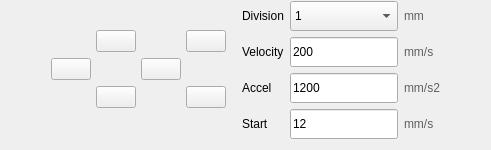
                   <widget class="QWidget" name="wgControlButton" native="true">
                    <property name="maximumSize">
                     <size>
                      <width>16777215</width>
                      <height>16777215</height>
                     </size>
                    </property>
                    <layout class="QHBoxLayout" name="horizontalLayout_6">
                     <property name="topMargin">
                      <number>1</number>
                     </property>
                     <item>
                      <spacer name="horizontalSpacer_46">
                       <property name="orientation">
                        <enum>Qt::Horizontal</enum>
                       </property>
                       <property name="sizeHint" stdset="0">
                        <size>
                         <width>40</width>
                         <height>20</height>
                        </size>
                       </property>
                      </spacer>
                     </item>
                     <item>
                      <layout class="QGridLayout" name="gridLayout_2">
                       <property name="spacing">
                        <number>5</number>
                       </property>
                       <item row="1" column="3">
                        <widget class="QPushButton" name="pbBackward">
                         <property name="toolTip">
                          <string>Backward (shift + s)</string>
                         </property>
                         <property name="statusTip">
                          <string/>
                         </property>
                         <property name="text">
                          <string/>
                         </property>
                         <property name="icon">
                          <iconset>
                           <normaloff>:/icon/icons8-expand-arrow-48.png</normaloff>:/icon/icons8-expand-arrow-48.png</iconset>
                         </property>
                         <property name="iconSize">
                          <size>
                           <width>40</width>
                           <height>40</height>
                          </size>
                         </property>
                         <property name="shortcut">
                          <string>Shift+S</string>
                         </property>
                        </widget>
                       </item>
                       <item row="0" column="3">
                        <widget class="QPushButton" name="pbForward">
                         <property name="toolTip">
                          <string>Forward (Shift + w)</string>
                         </property>
                         <property name="statusTip">
                          <string/>
                         </property>
                         <property name="styleSheet">
                          <string notr="true"/>
                         </property>
                         <property name="text">
                          <string/>
                         </property>
                         <property name="icon">
                          <iconset>
                           <normaloff>:/icon/icons8-collapse-arrow-48.png</normaloff>:/icon/icons8-collapse-arrow-48.png</iconset>
                         </property>
                         <property name="iconSize">
                          <size>
                           <width>40</width>
                           <height>40</height>
                          </size>
                         </property>
                         <property name="shortcut">
                          <string>Shift+W</string>
                         </property>
                        </widget>
                       </item>
                       <item row="0" column="2" rowspan="2">
                        <widget class="QPushButton" name="pbLeft">
                         <property name="toolTip">
                          <string>Left (shift + w)</string>
                         </property>
                         <property name="statusTip">
                          <string/>
                         </property>
                         <property name="text">
                          <string/>
                         </property>
                         <property name="icon">
                          <iconset>
                           <normaloff>:/icon/icons8-back-48.png</normaloff>:/icon/icons8-back-48.png</iconset>
                         </property>
                         <property name="iconSize">
                          <size>
                           <width>40</width>
                           <height>40</height>
                          </size>
                         </property>
                         <property name="shortcut">
                          <string>Shift+A</string>
                         </property>
                        </widget>
                       </item>
                       <item row="0" column="5">
                        <widget class="QPushButton" name="pbUp">
                         <property name="toolTip">
                          <string>Up (shift + r)</string>
                         </property>
                         <property name="statusTip">
                          <string/>
                         </property>
                         <property name="text">
                          <string/>
                         </property>
                         <property name="icon">
                          <iconset>
                           <normaloff>:/icon/icons8-collapse-arrow-48.png</normaloff>:/icon/icons8-collapse-arrow-48.png</iconset>
                         </property>
                         <property name="iconSize">
                          <size>
                           <width>40</width>
                           <height>40</height>
                          </size>
                         </property>
                         <property name="shortcut">
                          <string>Shift+R</string>
                         </property>
                        </widget>
                       </item>
                       <item row="0" column="4" rowspan="2">
                        <widget class="QPushButton" name="pbRight">
                         <property name="toolTip">
                          <string>Right (Shift +d)</string>
                         </property>
                         <property name="statusTip">
                          <string/>
                         </property>
                         <property name="text">
                          <string/>
                         </property>
                         <property name="icon">
                          <iconset>
                           <normaloff>:/icon/icons8-forward-48.png</normaloff>:/icon/icons8-forward-48.png</iconset>
                         </property>
                         <property name="iconSize">
                          <size>
                           <width>40</width>
                           <height>40</height>
                          </size>
                         </property>
                         <property name="shortcut">
                          <string>Shift+D</string>
                         </property>
                        </widget>
                       </item>
                       <item row="1" column="5">
                        <widget class="QPushButton" name="pbDown">
                         <property name="toolTip">
                          <string>Down (shift + f)</string>
                         </property>
                         <property name="statusTip">
                          <string/>
                         </property>
                         <property name="text">
                          <string/>
                         </property>
                         <property name="icon">
                          <iconset>
                           <normaloff>:/icon/icons8-expand-arrow-48.png</normaloff>:/icon/icons8-expand-arrow-48.png</iconset>
                         </property>
                         <property name="iconSize">
                          <size>
                           <width>40</width>
                           <height>40</height>
                          </size>
                         </property>
                         <property name="shortcut">
                          <string>Shift+F</string>
                         </property>
                        </widget>
                       </item>
                      </layout>
                     </item>
                     <item>
                      <layout class="QGridLayout" name="gridLayout" rowstretch="0,0,0,0">
                       <property name="leftMargin">
                        <number>10</number>
                       </property>
                       <property name="rightMargin">
                        <number>0</number>
                       </property>
                       <item row="0" column="0">
                        <widget class="QLabel" name="label_33">
                         <property name="text">
                          <string>Division</string>
                         </property>
                        </widget>
                       </item>
                       <item row="3" column="1">
                        <widget class="QLineEdit" name="leAccel_2">
                         <property name="minimumSize">
                          <size>
                           <width>0</width>
                           <height>30</height>
                          </size>
                         </property>
                         <property name="text">
                          <string>12</string>
                         </property>
                        </widget>
                       </item>
                       <item row="0" column="2">
                        <widget class="QLabel" name="label_28">
                         <property name="styleSheet">
                          <string notr="true">color: rgb(95, 95, 95);</string>
                         </property>
                         <property name="text">
                          <string>mm</string>
                         </property>
                        </widget>
                       </item>
                       <item row="1" column="1">
                        <widget class="QLineEdit" name="leVelocity">
                         <property name="minimumSize">
                          <size>
                           <width>0</width>
                           <height>30</height>
                          </size>
                         </property>
                         <property name="text">
                          <string>200</string>
                         </property>
                        </widget>
                       </item>
                       <item row="0" column="1">
                        <widget class="QComboBox" name="cbDivision">
                         <property name="minimumSize">
                          <size>
                           <width>0</width>
                           <height>30</height>
                          </size>
                         </property>
                         <property name="currentText">
                          <string>1</string>
                         </property>
                         <property name="currentIndex">
                          <number>1</number>
                         </property>
                         <item>
                          <property name="text">
                           <string>0.5</string>
                          </property>
                         </item>
                         <item>
                          <property name="text">
                           <string>1</string>
                          </property>
                         </item>
                         <item>
                          <property name="text">
                           <string>5</string>
                          </property>
                         </item>
                         <item>
                          <property name="text">
                           <string>10</string>
                          </property>
                         </item>
                         <item>
                          <property name="text">
                           <string>50</string>
                          </property>
                         </item>
                         <item>
                          <property name="text">
                           <string>100</string>
                          </property>
                         </item>
                        </widget>
                       </item>
                       <item row="3" column="2">
                        <widget class="QLabel" name="label_63">
                         <property name="styleSheet">
                          <string notr="true">color: rgb(95, 95, 95);</string>
                         </property>
                         <property name="text">
                          <string>mm/s</string>
                         </property>
                        </widget>
                       </item>
                       <item row="1" column="0">
                        <widget class="QLabel" name="label_29">
                         <property name="text">
                          <string>Velocity</string>
                         </property>
                        </widget>
                       </item>
                       <item row="2" column="2">
                        <widget class="QLabel" name="label_32">
                         <property name="styleSheet">
                          <string notr="true">color: rgb(95, 95, 95);</string>
                         </property>
                         <property name="text">
                          <string>mm/s2</string>
                         </property>
                        </widget>
                       </item>
                       <item row="2" column="1">
                        <widget class="QLineEdit" name="leAccel">
                         <property name="minimumSize">
                          <size>
                           <width>0</width>
                           <height>30</height>
                          </size>
                         </property>
                         <property name="text">
                          <string>1200</string>
                         </property>
                        </widget>
                       </item>
                       <item row="3" column="0">
                        <widget class="QLabel" name="label_62">
                         <property name="text">
                          <string>Start</string>
                         </property>
                        </widget>
                       </item>
                       <item row="1" column="2">
                        <widget class="QLabel" name="label_30">
                         <property name="styleSheet">
                          <string notr="true">color: rgb(95, 95, 95);</string>
                         </property>
                         <property name="text">
                          <string>mm/s</string>
                         </property>
                        </widget>
                       </item>
                       <item row="2" column="0">
                        <widget class="QLabel" name="label_31">
                         <property name="text">
                          <string>Accel</string>
                         </property>
                        </widget>
                       </item>
                      </layout>
                     </item>
                     <item>
                      <spacer name="horizontalSpacer_61">
                       <property name="orientation">
                        <enum>Qt::Horizontal</enum>
                       </property>
                       <property name="sizeHint" stdset="0">
                        <size>
                         <width>40</width>
                         <height>20</height>
                        </size>
                       </property>
                      </spacer>
                     </item>
                    </layout>
                   </widget>
